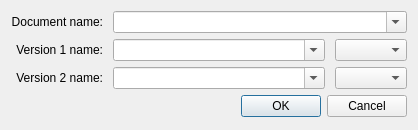
<?xml version="1.0" encoding="UTF-8"?>
<ui version="4.0">
 <class>NewAlignmentDialog</class>
 <widget class="QDialog" name="NewAlignmentDialog">
  <property name="windowModality">
   <enum>Qt::WindowModal</enum>
  </property>
  <property name="geometry">
   <rect>
    <x>0</x>
    <y>0</y>
    <width>418</width>
    <height>130</height>
   </rect>
  </property>
  <property name="sizePolicy">
   <sizepolicy hsizetype="Expanding" vsizetype="Minimum">
    <horstretch>0</horstretch>
    <verstretch>0</verstretch>
   </sizepolicy>
  </property>
  <property name="windowTitle">
   <string>New alignment</string>
  </property>
  <property name="modal">
   <bool>true</bool>
  </property>
  <layout class="QVBoxLayout" name="verticalLayout">
   <item>
    <layout class="QGridLayout" name="gridLayout">
     <property name="horizontalSpacing">
      <number>10</number>
     </property>
     <item row="2" column="1">
      <widget class="QComboBox" name="ver2nameEdit">
       <property name="sizePolicy">
        <sizepolicy hsizetype="Expanding" vsizetype="Fixed">
         <horstretch>0</horstretch>
         <verstretch>0</verstretch>
        </sizepolicy>
       </property>
       <property name="editable">
        <bool>true</bool>
       </property>
      </widget>
     </item>
     <item row="0" column="0">
      <widget class="QLabel" name="docnameLabel">
       <property name="text">
        <string>Document name:</string>
       </property>
       <property name="alignment">
        <set>Qt::AlignRight|Qt::AlignTrailing|Qt::AlignVCenter</set>
       </property>
      </widget>
     </item>
     <item row="2" column="0">
      <widget class="QLabel" name="ver2Label">
       <property name="text">
        <string>Version 2 name:</string>
       </property>
       <property name="alignment">
        <set>Qt::AlignRight|Qt::AlignTrailing|Qt::AlignVCenter</set>
       </property>
      </widget>
     </item>
     <item row="1" column="0">
      <widget class="QLabel" name="ver1Label">
       <property name="text">
        <string>Version 1 name:</string>
       </property>
       <property name="alignment">
        <set>Qt::AlignRight|Qt::AlignTrailing|Qt::AlignVCenter</set>
       </property>
      </widget>
     </item>
     <item row="1" column="1">
      <widget class="QComboBox" name="ver1nameEdit">
       <property name="sizePolicy">
        <sizepolicy hsizetype="Expanding" vsizetype="Fixed">
         <horstretch>0</horstretch>
         <verstretch>0</verstretch>
        </sizepolicy>
       </property>
       <property name="editable">
        <bool>true</bool>
       </property>
      </widget>
     </item>
     <item row="1" column="2">
      <widget class="QComboBox" name="selSource1"/>
     </item>
     <item row="2" column="2">
      <widget class="QComboBox" name="selSource2"/>
     </item>
     <item row="0" column="1" colspan="2">
      <widget class="QComboBox" name="docNameEdit">
       <property name="sizePolicy">
        <sizepolicy hsizetype="Expanding" vsizetype="Fixed">
         <horstretch>0</horstretch>
         <verstretch>0</verstretch>
        </sizepolicy>
       </property>
       <property name="editable">
        <bool>true</bool>
       </property>
      </widget>
     </item>
    </layout>
   </item>
   <item>
    <widget class="QDialogButtonBox" name="buttonBox">
     <property name="mouseTracking">
      <bool>false</bool>
     </property>
     <property name="orientation">
      <enum>Qt::Horizontal</enum>
     </property>
     <property name="standardButtons">
      <set>QDialogButtonBox::Cancel|QDialogButtonBox::Ok</set>
     </property>
    </widget>
   </item>
  </layout>
 </widget>
 <tabstops>
  <tabstop>docNameEdit</tabstop>
  <tabstop>ver1nameEdit</tabstop>
  <tabstop>ver2nameEdit</tabstop>
  <tabstop>selSource1</tabstop>
  <tabstop>selSource2</tabstop>
  <tabstop>buttonBox</tabstop>
 </tabstops>
 <resources/>
 <connections>
  <connection>
   <sender>buttonBox</sender>
   <signal>accepted()</signal>
   <receiver>NewAlignmentDialog</receiver>
   <slot>accept()</slot>
   <hints>
    <hint type="sourcelabel">
     <x>248</x>
     <y>254</y>
    </hint>
    <hint type="destinationlabel">
     <x>157</x>
     <y>274</y>
    </hint>
   </hints>
  </connection>
  <connection>
   <sender>buttonBox</sender>
   <signal>rejected()</signal>
   <receiver>NewAlignmentDialog</receiver>
   <slot>reject()</slot>
   <hints>
    <hint type="sourcelabel">
     <x>316</x>
     <y>260</y>
    </hint>
    <hint type="destinationlabel">
     <x>286</x>
     <y>274</y>
    </hint>
   </hints>
  </connection>
 </connections>
</ui>
